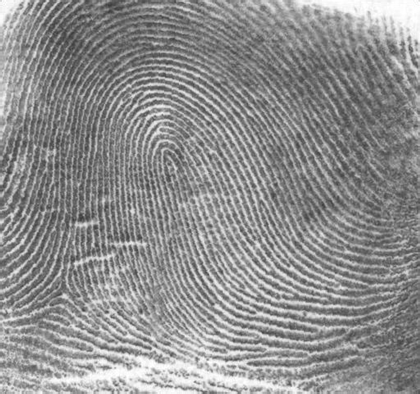
%> input picture Chp 4/4.9 Image Sharpening Using Frequency Domain Filters/Example 4.19/thumb.tif, 420 x 394 px, shrunk from 1026 x 962 before the run
$ octave example_4_19.m   (GNU Octave 9; MATLAB toolbox functions it lacks are replaced by stand-ins)
%> lines starting %> are read from the running program, lines starting %| are printed output that depends on the picture
%% Reading img
f = imread('thumb.tif');
%> f is the input picture: size 394x420 uint8; min 59, max 255, mean 142.7


%% Processing
% To frequency domain
F = fftshift(fft2(f));

% Filtering
F_filtered = F .* get_butterworth_highpass_filter(size(f), 50, 4);
%> after the loop in get_butterworth_highpass_filter, `for u=1:filter_size(1)`:
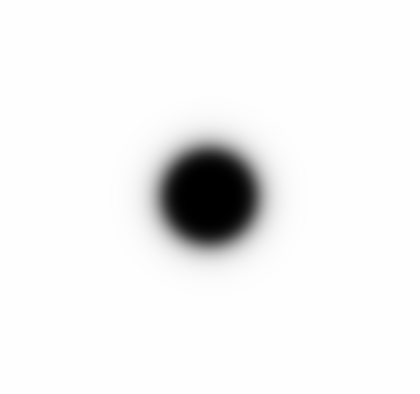
%> filter: size 394x420 double; min 0, max 1, mean 0.947

% To spatial domain
f_filtered = real(ifft2(fftshift(F_filtered)));
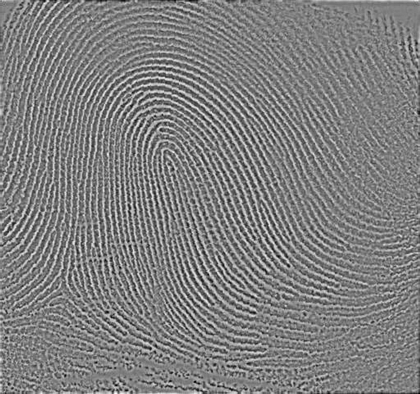
%> f_filtered: size 394x420 double; min -79.15, max 78.61, mean 0; drawn with min black and max white

% Thresholding
f_filtered_threshold = f_filtered;
f_filtered_threshold(f_filtered < 0) = 0;
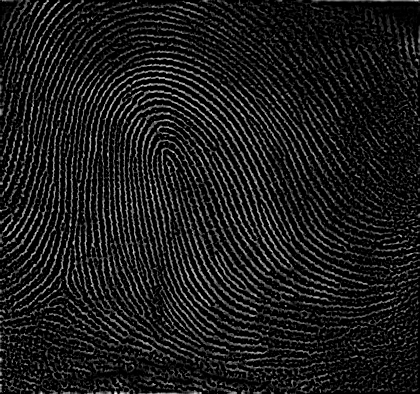
%> f_filtered_threshold: size 394x420 double; min 0, max 78.61, mean 8.6; drawn with min black and max white
f_filtered_threshold(f_filtered > 0) = 1;
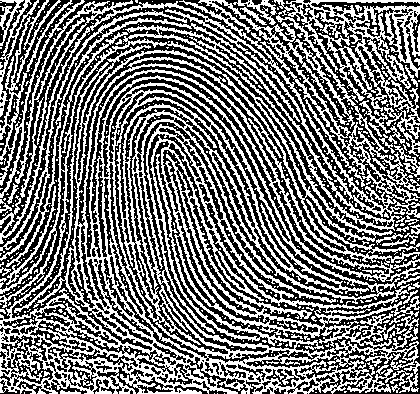
%> f_filtered_threshold: size 394x420 double; values 0 (black) and 1 (white), 46.5% white in thin lines or dots


%% Plotting
subplot(1, 3, 1); imshow(f);                        title('Original img');
subplot(1, 3, 2); imshow(uint8(f_filtered));        title('Butterworth highpass filtered');
%> after `imshow(uint8(f_filtered))`:
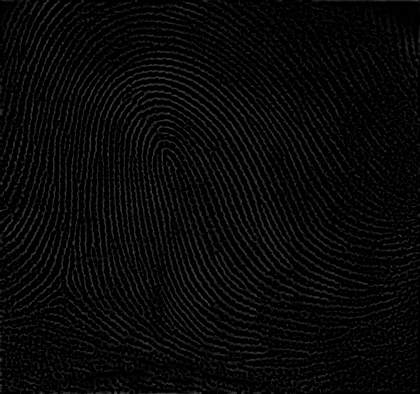
%> displayed picture: size 394x420, on the screen's scale of 0 to 255; min 0, max 79, mean 8.6
subplot(1, 3, 3); imshow(f_filtered_threshold, []); title('Thresholding');


%% Get butterworth highpass filter
function filter = get_butterworth_highpass_filter(filter_size, radius, n)
    p = filter_size(1);
    q = filter_size(2);

    filter = zeros(filter_size);

    for u=1:filter_size(1)
        for v=1:filter_size(2)
            filter(u, v) = 1 / (1 + (radius/sqrt((u-p/2)^2 + (v-q/2)^2))^(2*n));
        end
    end
end
